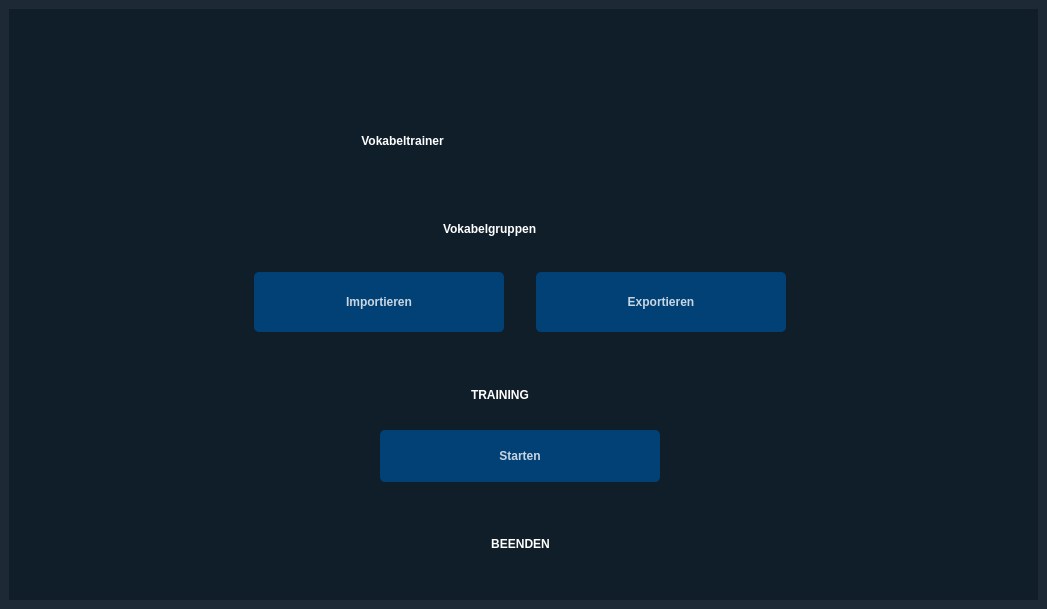
<?xml version="1.0" encoding="UTF-8"?>
<ui version="4.0">
 <class>vocabeltrainer</class>
 <widget class="QMainWindow" name="vocabeltrainer">
  <property name="geometry">
   <rect>
    <x>0</x>
    <y>0</y>
    <width>1047</width>
    <height>609</height>
   </rect>
  </property>
  <property name="windowTitle">
   <string>vocabeltrainer</string>
  </property>
  <property name="styleSheet">
   <string notr="true"/>
  </property>
  <widget class="QWidget" name="centralwidget">
   <property name="styleSheet">
    <string notr="true">#centralwidget {
	height: 100%;
	width: 100%;
	background-color: rgba(16, 30, 41, 240);
}</string>
   </property>
   <layout class="QGridLayout" name="gridLayout">
    <item row="0" column="0">
     <widget class="QStackedWidget" name="stackedWidget">
      <widget class="QWidget" name="launchPage">
       <property name="styleSheet">
        <string notr="true">background-color: rgba(16, 30, 41, 240);</string>
       </property>
       <widget class="QWidget" name="layout" native="true">
        <property name="geometry">
         <rect>
          <x>0</x>
          <y>0</y>
          <width>1022</width>
          <height>582</height>
         </rect>
        </property>
        <property name="styleSheet">
         <string notr="true">QPushButton{
	background-color: rgba(2, 65, 118, 255);
	color: rgba(255, 255, 255, 200);
	border-radius: 5px;
	font-weight: bold;
}

QPushButton:pressed{
	padding-left: 5px;
	padding-top: 5px;
	background-color: rgba(2, 65, 118, 100);
}

QPushButton:hover,
QPushButton:focus{
	background-color: rgba(2, 65, 118, 200);
}</string>
        </property>
        <layout class="QGridLayout" name="gridLayout_2">
         <item row="2" column="0">
          <widget class="QWidget" name="titleOn" native="true">
           <property name="styleSheet">
            <string notr="true">max-height: 40px;</string>
           </property>
           <layout class="QHBoxLayout" name="horizontalLayout_2">
            <item>
             <widget class="QWidget" name="ph9" native="true"/>
            </item>
            <item>
             <widget class="QLabel" name="on">
              <property name="styleSheet">
               <string notr="true">#on{
color: white;
font: 20px &quot;MS Shell Dlg 2&quot;;
font: bold;
max-width: 155px;
}</string>
              </property>
              <property name="text">
               <string>Vokabelgruppen</string>
              </property>
             </widget>
            </item>
            <item>
             <widget class="QWidget" name="ph10" native="true"/>
            </item>
           </layout>
          </widget>
         </item>
         <item row="6" column="0">
          <widget class="QWidget" name="close" native="true">
           <property name="styleSheet">
            <string notr="true"/>
           </property>
           <layout class="QHBoxLayout" name="horizontalLayout_3">
            <item>
             <widget class="QWidget" name="ph13" native="true"/>
            </item>
            <item>
             <widget class="QPushButton" name="powerOff">
              <property name="styleSheet">
               <string notr="true">QPushButton#powerOff{
color: white;
font: 20px &quot;MS Shell Dlg 2&quot;;
font: bold;
max-width: 95px;
background-color: transparent;
}

QPushButton#powerOff:hover {
text-decoration: underline;
}</string>
              </property>
              <property name="text">
               <string>BEENDEN</string>
              </property>
             </widget>
            </item>
            <item>
             <widget class="QWidget" name="ph2" native="true"/>
            </item>
           </layout>
          </widget>
         </item>
         <item row="5" column="0">
          <widget class="QWidget" name="offline" native="true">
           <property name="styleSheet">
            <string notr="true">max-height: 70px;</string>
           </property>
           <layout class="QHBoxLayout" name="horizontalLayout_5">
            <item>
             <widget class="QWidget" name="ph11" native="true">
              <property name="styleSheet">
               <string notr="true"/>
              </property>
             </widget>
            </item>
            <item>
             <widget class="QPushButton" name="local">
              <property name="styleSheet">
               <string notr="true">min-height: 44px;
min-width: 250px;
max-width: 280px;
max-height: 60px;</string>
              </property>
              <property name="text">
               <string>Starten</string>
              </property>
             </widget>
            </item>
            <item>
             <widget class="QWidget" name="ph12" native="true">
              <property name="styleSheet">
               <string notr="true"/>
              </property>
             </widget>
            </item>
           </layout>
          </widget>
         </item>
         <item row="3" column="0">
          <widget class="QWidget" name="online" native="true">
           <property name="styleSheet">
            <string notr="true"/>
           </property>
           <layout class="QHBoxLayout" name="horizontalLayout_6">
            <item>
             <widget class="QWidget" name="ph4" native="true">
              <property name="styleSheet">
               <string notr="true"/>
              </property>
             </widget>
            </item>
            <item>
             <widget class="QPushButton" name="SignIn">
              <property name="styleSheet">
               <string notr="true">min-height: 44px;
min-width: 250px;
max-width: 280px;
max-height: 60px;</string>
              </property>
              <property name="text">
               <string>Importieren</string>
              </property>
             </widget>
            </item>
            <item>
             <widget class="QWidget" name="ph3" native="true">
              <property name="styleSheet">
               <string notr="true">max-width: 20px;</string>
              </property>
             </widget>
            </item>
            <item>
             <widget class="QPushButton" name="SignUp">
              <property name="styleSheet">
               <string notr="true">min-height: 44px;
min-width: 250px;
max-width: 280px;
max-height: 60px;</string>
              </property>
              <property name="text">
               <string>Exportieren</string>
              </property>
             </widget>
            </item>
            <item>
             <widget class="QWidget" name="ph5" native="true"/>
            </item>
           </layout>
          </widget>
         </item>
         <item row="1" column="0">
          <widget class="QWidget" name="placeTitle" native="true">
           <property name="styleSheet">
            <string notr="true">margin-bottom: 30px;</string>
           </property>
           <layout class="QHBoxLayout" name="horizontalLayout_4">
            <item>
             <widget class="QWidget" name="ph" native="true"/>
            </item>
            <item>
             <widget class="QLabel" name="voctitle">
              <property name="styleSheet">
               <string notr="true">#voctitle{
color: white;
font: 100px &quot;MS Shell Dlg 2&quot;;
font: bold;
text-align:center;
}</string>
              </property>
              <property name="text">
               <string> Vokabeltrainer </string>
              </property>
             </widget>
            </item>
            <item>
             <widget class="QWidget" name="ph1" native="true"/>
            </item>
           </layout>
          </widget>
         </item>
         <item row="0" column="0">
          <widget class="QWidget" name="ph6" native="true">
           <property name="styleSheet">
            <string notr="true"/>
           </property>
          </widget>
         </item>
         <item row="4" column="0">
          <widget class="QWidget" name="titleOff" native="true">
           <property name="styleSheet">
            <string notr="true">max-height: 40px;
margin-top: 20px;</string>
           </property>
           <layout class="QHBoxLayout" name="horizontalLayout">
            <item>
             <widget class="QWidget" name="ph7" native="true"/>
            </item>
            <item>
             <widget class="QLabel" name="off">
              <property name="styleSheet">
               <string notr="true">#off{
color: white;
font: 20px &quot;MS Shell Dlg 2&quot;;
font: bold;
max-width: 105px;
}</string>
              </property>
              <property name="text">
               <string>TRAINING</string>
              </property>
             </widget>
            </item>
            <item>
             <widget class="QWidget" name="ph8" native="true"/>
            </item>
           </layout>
          </widget>
         </item>
        </layout>
       </widget>
      </widget>
     </widget>
    </item>
   </layout>
  </widget>
 </widget>
 <tabstops>
  <tabstop>SignIn</tabstop>
  <tabstop>SignUp</tabstop>
  <tabstop>local</tabstop>
  <tabstop>powerOff</tabstop>
 </tabstops>
 <resources/>
 <connections/>
</ui>
